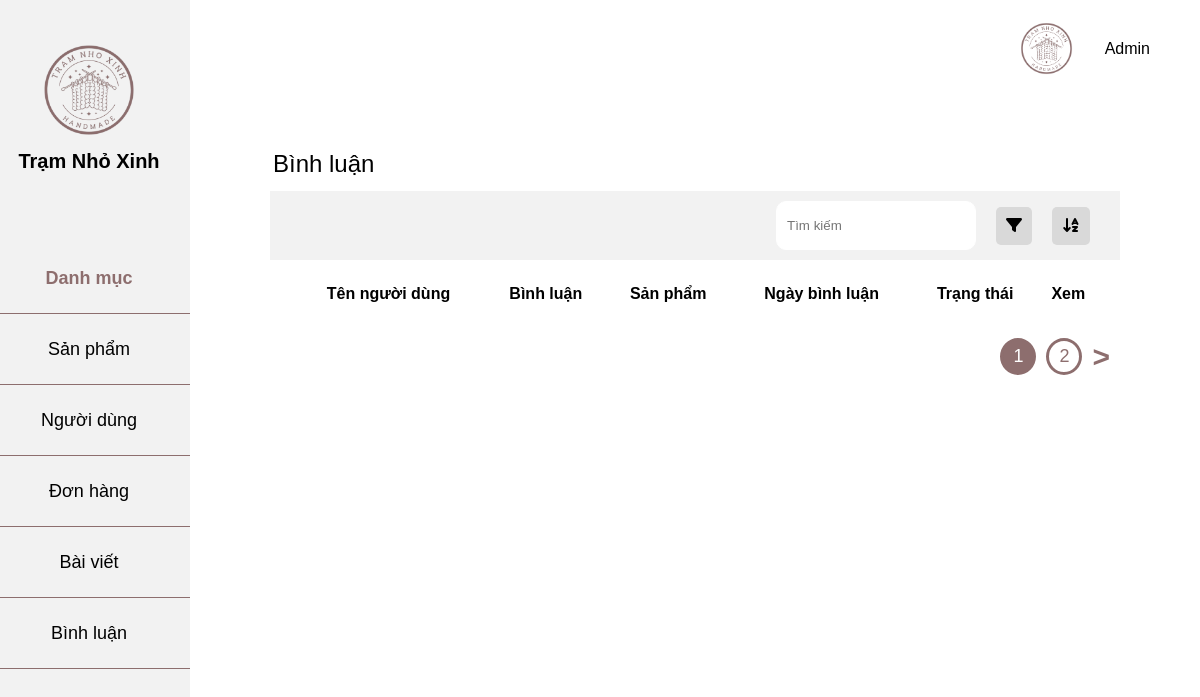
The app's page /admin/index.php?page=comment, older data.
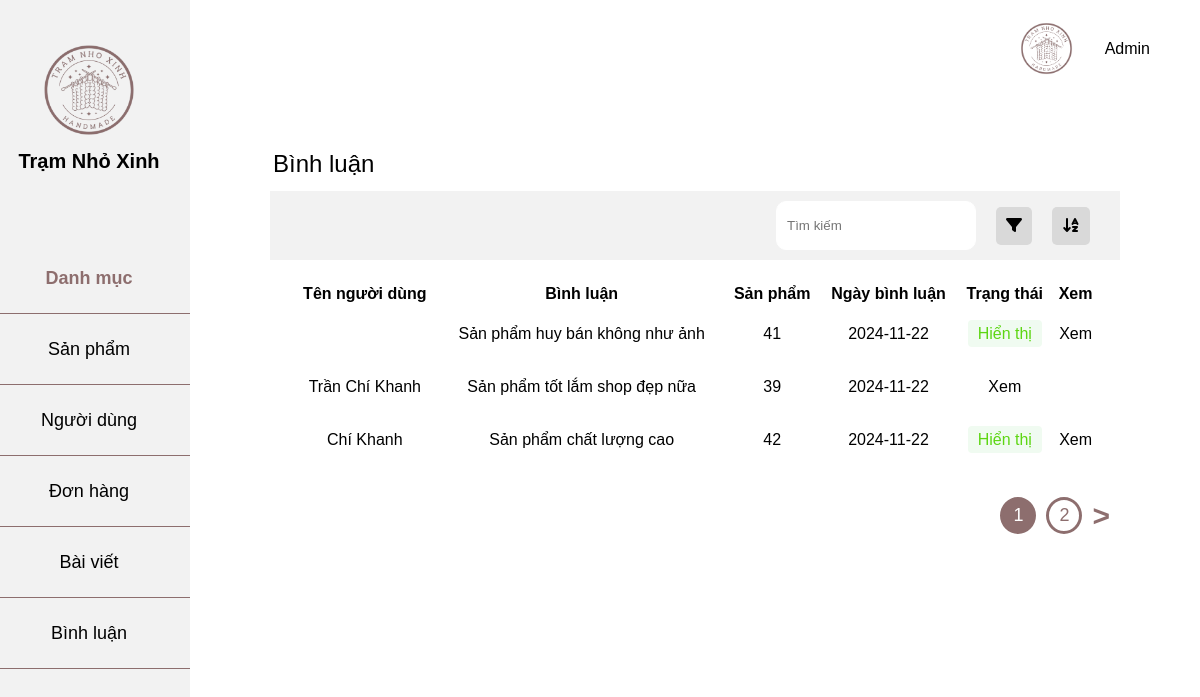
The same page, newer data.
### tables this page shows
CREATE TABLE `productcomment` (
  `id` int(11) NOT NULL,
  `dateProComment` date NOT NULL,
  `text` text NOT NULL,
  `status` tinyint(1) NOT NULL,
  `idProduct` int(11) NOT NULL,
  `idUser` int(11) NOT NULL
);

CREATE TABLE `users` (
  `id` int(11) NOT NULL,
  `email` varchar(255) NOT NULL,
  `password` varchar(255) NOT NULL,
  `address` varchar(255) DEFAULT NULL,
  `phone` varchar(255) DEFAULT NULL,
  `name` varchar(255) DEFAULT NULL,
  `role` tinyint(1) NOT NULL,
  `active` tinyint(1) NOT NULL
);

### admin/app/controller/adminCommentController.php (called while the page is built, shortened)
<?php
class CommentAdminController
{
    private $comment;
    private $data;
    function __construct()
    {
        $this->comment = new CommentModel();
    }
    function renderView($view, $data = null)
    {
        $view = './app/view/' . $view . '.php';
        require_once $view;
    }
    function viewCmt()
    {
        $this->data['listcmt'] = $this->comment->getCommentAndNameUser();
        $this->renderView('comment', $this->data);
    }
}

### app/model/database.php (called while the page is built, shortened)
<?php
class Database
{
    private $servername = "localhost";
    private $username = "root";
    private $password = "";
    private $dbname = "handmade_db";
    private $conn;
    function __construct()
    {
        try {
            $this->conn = new PDO("mysql:host=$this->servername;dbname=$this->dbname; charset=utf8", $this->username, $this->password);
            $this->conn->setAttribute(PDO::ATTR_ERRMODE, PDO::ERRMODE_EXCEPTION);
        } catch (PDOException $e) {
            echo "Connection failed: " . $e->getMessage();
        };
    }
    function query($sql, $param = [])
    {
        $this->stmt = $this->conn->prepare($sql);
        $this->stmt->execute($param);
        return $this->stmt;
    }
    public function getAll($sql, $param = [])
    {
        $statement = $this->query($sql, $param);
        return $statement->fetchAll(PDO::FETCH_ASSOC);
    }
}

### app/model/commentModel.php (called while the page is built, shortened)
<?php
class CommentModel
{
    private $db;
    function __construct()
    {
        $this->db = new Database;
    }
    function getCommentAndNameUser()
    {
        $sql = "SELECT
                c.id, c.text, c.idProduct, c.dateProComment, c.status, u.name as userName
            FROM
                productcomment c
            JOIN
                users u
            ON
                c.idUser = u.id";
        return $this->db->getAll($sql);
    }
}

### admin/app/view/comment.php (the view, shortened to what this page needs)
<div class="main">
    <div class="main-category">
        <div class="main-danhmuc">
            <p>Bình luận</p>
        </div>
        <div class="main-header">
            <div class="right-main-header">
                <input type="text" placeholder="Tìm kiếm">
                <div class="filter"><i class="fa-solid fa-filter"></i></div>
                <div class="sort"><i class="fa-solid fa-arrow-down-a-z"></i></div>
            </div>
        </div>
    </div>
    <div class="main-product">
        <table>
            <thead>
                <tr>
                    <th>Tên người dùng</th>
                    <th>Bình luận</th>
                    <th>Sản phẩm</th>
                    <th>Ngày bình luận</th>
                    <th>Trạng thái</th>
                    <th>Xem</th>
                </tr>
            </thead>
            <tbody>
                <?php foreach ($data['listcmt'] as $item) { ?>
                    <tr>
                        <td><?= $item['userName'] ?></td>
                        <td><?= $item['text'] ?></td>
                        <td><?= $item['idProduct'] ?></td>
                        <td><?= $item['dateProComment'] ?></td>
                        <?php
                            if($item['status'] == 1) echo '<td><span class="status success">Hiển thị</span></td>';
                        ?>
                        <td><a href="?page=commentDetail&id=<?= $item['id'] ?>">Xem</a></td>
                    </tr>
                <?php } ?>
            </tbody>
        </table>
    </div>
    <div class="main-turnpage">
        <button class="prev">1</button>
        <button class="next">2</button>
        <button class="nextpage">></button>
    </div>
</div>
</div>
</div>
</div>
</body>
</html>

Row changes from the older to the newer data that the page shows:
added productcomment: text "Sản phẩm huy bán không như ảnh", idProduct "41", dateProComment "2024-11-22", status "Hiển thị"
added productcomment: idUser.name "Trần Chí Khanh", text "Sản phẩm tốt lắm shop đẹp nữa", idProduct "39", dateProComment "2024-11-22"
added productcomment: idUser.name "Chí Khanh", text "Sản phẩm chất lượng cao", idProduct "42", dateProComment "2024-11-22", status "Hiển thị"
